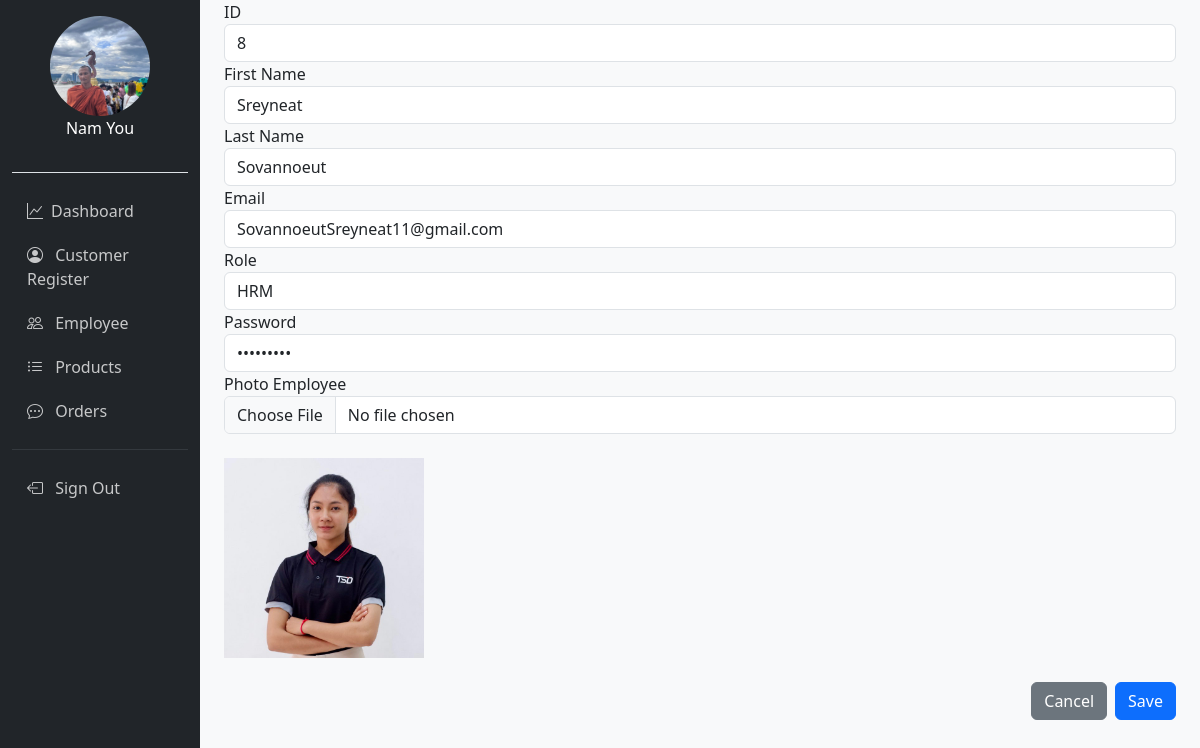
/views/Employees/updateemployee.php?id=8 (signed in), run on the app's committed database.
### tables this page shows
CREATE TABLE IF NOT EXISTS `employee` (
  `Emp_ID` int NOT NULL AUTO_INCREMENT,
  `Emp_Role` varchar(100) DEFAULT NULL,
  `Emp_gmail` varchar(100) DEFAULT NULL,
  `Emp_password` varchar(100) DEFAULT NULL,
  `emp_firstname` varchar(20) DEFAULT NULL,
  `emp_lastname` varchar(20) DEFAULT NULL,
  `emp_image` text,
  PRIMARY KEY (`Emp_ID`)
);

### config/database.php (called while the page is built, shortened)
<?php
class database
{
    public function __construct()
    {
        $this->connection = mysqli_connect("localhost", "root", "", "mangement_food");
    }
}
?>

### models/Employee.php (called while the page is built, shortened)
<?php
require_once __DIR__ . "/../config/database.php";
class Employee extends database
{
    public function selectById($id)
    {
        $sql = "SELECT * FROM employee WHERE Emp_ID = ?";
        $stmt = $this->connection->prepare($sql);
        $stmt->bind_param("i", $id);
        $stmt->execute();
        $result = $stmt->get_result();
        $row = $result->fetch_assoc();
        return $row;
    }
}
?>

### controller/Empoyeecontroller.php (called while the page is built, shortened)
<?php
require_once __DIR__ . "/../models/employee.php";
class EmployeeController extends Employee
{
    public function editEmployeeById($id)
    {
        return $this->selectById($id);
    }
}
?>

### views/Employees/updateemployee.php (the view, shortened to what this page needs)
<?php
include "../pages/header.php";
require_once __DIR__ . "/../../controller/Empoyeecontroller.php";
$EDITEMP = new EmployeeController();
$employee = [];
if (isset($_GET['id'])) {
    $id = $_GET['id'];
    $employee = $EDITEMP->editEmployeeById($id);
}
?>
<div class="container-fluid">
    <div class="row">
        <?php include '../pages/navbar.php'; ?>
        <div class="col-md-9 ms-sm-auto col-lg-10 px-md-4">
            <form method="post" enctype="multipart/form-data">
                <label for="ID">ID</label>
                <input type="text" class="form-control" id="ID" name="ID"
                    value="<?php echo isset($employee['Emp_ID']) ? $employee['Emp_ID'] : ''; ?>" readonly>
                <label for="emp_firstname">First Name</label>
                <input type="text" class="form-control" id="emp_firstname" name="emp_firstname"
                    value="<?php echo isset($employee['emp_firstname']) ? $employee['emp_firstname'] : ''; ?>" required>
                <label for="emp_lastname">Last Name</label>
                <input type="text" class="form-control" id="emp_lastname" name="emp_lastname"
                    value="<?php echo isset($employee['emp_lastname']) ? $employee['emp_lastname'] : ''; ?>" required>
                <label for="emp_email">Email</label>
                <input type="email" class="form-control" id="emp_email" name="Emp_gmail"
                    value="<?php echo isset($employee['Emp_gmail']) ? $employee['Emp_gmail'] : ''; ?>" required>
                <label for="emp_role">Role</label>
                <select name="emp_role" class="form-control" required id="emp_role">
                    <option value="HRM" <?php if (isset($employee['Emp_Role']) && $employee['Emp_Role'] == 'HRM')
                        echo 'selected'; ?>>HRM</option>
                </select>
                <label for="emp_password">Password</label>
                <input type="password" class="form-control" required id="emp_password" name="Emp_password"
                    value="<?php echo isset($employee['Emp_password']) ? $employee['Emp_password'] : ''; ?>">
                <label for="emp_image">Photo Employee</label>
                <input type="file" class="form-control" id="emp_image" name="emp_image">
                <br>
                <img id="currentImage" src="../admin/images/<?php echo $employee['emp_image']; ?>" alt="Current Image"
                    style="max-width: 200px;" />
                <div class="modal-footer mt-3">
                    <button type="reset" class="btn btn-secondary m-2">
                        <a href="../admin/employee.php" style="color: white; text-decoration: none;">Cancel</a>
                    </button>
                    <button type="submit" class="btn btn-primary" name="save_emp">Save</button>
                </div>
            </form>
        </div>
    </div>
</div>
<?php include "../pages/footer.php"; ?>

### assets/css/style.css (style rules this page uses)
body { background-color: #f8f9fa; }

### data on the page
employee: ID "8", emp_firstname "Sreyneat", emp_lastname "Sovannoeut", Emp_gmail "SovannoeutSreyneat11@gmail.com", emp_role "HRM", emp_image (picture)

### other printed values
$_SESSION['firstname'] "Nam"
$_SESSION['lasttname'] "You"
